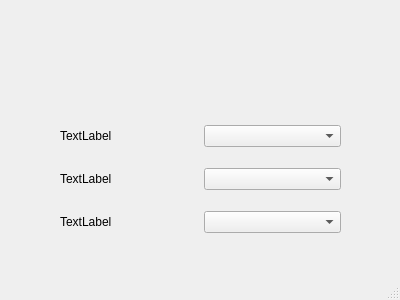
<?xml version="1.0" encoding="UTF-8"?>
<ui version="4.0">
    <class>windows::MainWindow</class>
    <widget class="QMainWindow" name="windows::MainWindow">
        <property name="geometry">
            <rect>
                <x>0</x>
                <y>0</y>
                <width>400</width>
                <height>300</height>
            </rect>
        </property>
        <property name="windowTitle">
            <string>MainWindow</string>
        </property>
        <widget class="QWidget" name="centralwidget">
            <widget class="QWidget" name="gridLayoutWidget">
                <property name="geometry">
                    <rect>
                        <x>60</x>
                        <y>110</y>
                        <width>281</width>
                        <height>141</height>
                    </rect>
                </property>
                <layout class="QGridLayout" name="gridLayout">
                    <item row="0" column="0">
                        <widget class="QLabel" name="label_2">
                            <property name="text">
                                <string>TextLabel</string>
                            </property>
                        </widget>
                    </item>
                    <item row="2" column="0">
                        <widget class="QLabel" name="label">
                            <property name="text">
                                <string>TextLabel</string>
                            </property>
                        </widget>
                    </item>
                    <item row="3" column="0">
                        <widget class="QLabel" name="label_3">
                            <property name="text">
                                <string>TextLabel</string>
                            </property>
                        </widget>
                    </item>
                    <item row="0" column="1">
                        <widget class="QComboBox" name="comboBox"/>
                    </item>
                    <item row="2" column="1">
                        <widget class="QComboBox" name="comboBox_2"/>
                    </item>
                    <item row="3" column="1">
                        <widget class="QComboBox" name="comboBox_3"/>
                    </item>
                </layout>
            </widget>
        </widget>
        <widget class="QMenuBar" name="menubar">
            <property name="geometry">
                <rect>
                    <x>0</x>
                    <y>0</y>
                    <width>400</width>
                    <height>19</height>
                </rect>
            </property>
        </widget>
        <widget class="QStatusBar" name="statusbar"/>
    </widget>
    <resources/>
    <connections/>
</ui>
